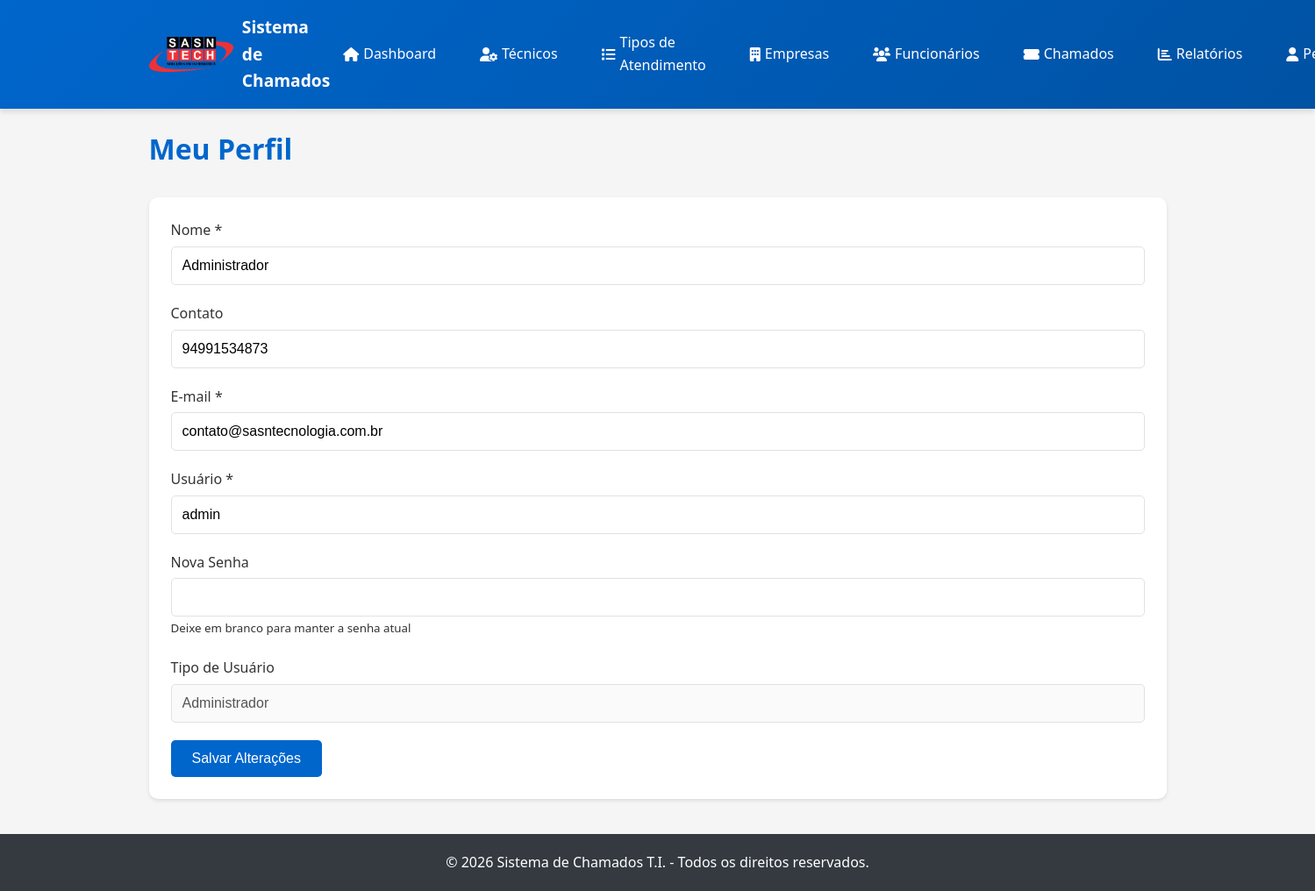
The app's page /perfil.php (signed in) with its own data.
### tables this page shows
CREATE TABLE `usuarios` (
  `id` int(11) NOT NULL,
  `nome` varchar(255) NOT NULL,
  `contato` varchar(50) DEFAULT NULL,
  `email` varchar(255) NOT NULL,
  `usuario` varchar(100) NOT NULL,
  `senha` varchar(255) NOT NULL,
  `tipo` enum('admin','tecnico','funcionario') NOT NULL,
  `empresa_id` int(11) DEFAULT NULL,
  `ativo` tinyint(1) DEFAULT 1,
  `created_at` timestamp NOT NULL DEFAULT current_timestamp(),
  `updated_at` timestamp NOT NULL DEFAULT current_timestamp() ON UPDATE current_timestamp()
);

### config/functions.php (called while the page is built, shortened)
<?php
function getCurrentUser() {
    $db = Database::getInstance()->getConnection();
    $stmt = $db->prepare("SELECT * FROM usuarios WHERE id = ?");
    $stmt->execute([$_SESSION['user_id']]);
    return $stmt->fetch();
}

### perfil.php (the view, shortened to what this page needs)
<?php
$user = getCurrentUser();
include 'includes/header.php';
?>
<div class="page-header">
    <h1>Meu Perfil</h1>
</div>
<div class="card">
    <form method="POST">
        <div class="form-group">
            <label for="nome">Nome *</label>
            <input type="text" id="nome" name="nome" class="form-control" value="<?php echo htmlspecialchars($user['nome']); ?>" required>
        </div>
        <div class="form-group">
            <label for="contato">Contato</label>
            <input type="text" id="contato" name="contato" class="form-control" value="<?php echo htmlspecialchars($user['contato'] ?? ''); ?>">
        </div>
        <div class="form-group">
            <label for="email">E-mail *</label>
            <input type="email" id="email" name="email" class="form-control" value="<?php echo htmlspecialchars($user['email']); ?>" required>
        </div>
        <div class="form-group">
            <label for="usuario">Usuário *</label>
            <input type="text" id="usuario" name="usuario" class="form-control" value="<?php echo htmlspecialchars($user['usuario']); ?>" required>
        </div>
        <div class="form-group">
            <label for="senha">Nova Senha</label>
            <input type="password" id="senha" name="senha" class="form-control">
            <small class="text-muted">Deixe em branco para manter a senha atual</small>
        </div>
        <div class="form-group">
            <label>Tipo de Usuário</label>
            <input type="text" class="form-control" value="<?php
                echo $user['tipo'] === 'admin' ? 'Administrador' :
                    ($user['tipo'] === 'tecnico' ? 'Técnico' : 'Funcionário');
            ?>" disabled>
        </div>
        <div class="actions">
            <button type="submit" class="btn btn-primary">Salvar Alterações</button>
        </div>
    </form>
</div>
<?php include 'includes/footer.php'; ?>

### assets/css/style.css (style rules this page uses)
:root { --primary-color: #0066cc; --primary-dark: #0052a3; --primary-light: #3385d6; --secondary-color: #00a859; --secondary-dark: #008547; --danger-color: #dc3545; --warning-color: #ffc107; --success-color: #28a745; --info-color: #17a2b8; --dark-color: #343a40; --light-color: #f8f9fa; --border-color: #dee2e6; --text-color: #333; --text-muted: #6c757d; --white: #ffffff; --shadow: 0 2px 4px rgba(0,0,0,0.1); --shadow-lg: 0 4px 6px rgba(0,0,0,0.1); }
* { margin: 0; padding: 0; box-sizing: border-box; }
body { font-family: 'Segoe UI', Tahoma, Geneva, Verdana, sans-serif; background-color: #f5f5f5; color: var(--text-color); line-height: 1.6; }
.form-group { margin-bottom: 20px; }
.form-group label { display: block; margin-bottom: 5px; color: var(--text-color); font-weight: 500; }
.form-control { width: 100%; padding: 12px; border: 1px solid var(--border-color); border-radius: 5px; font-size: 1rem; transition: border-color 0.3s; }
.btn { padding: 12px 24px; border: none; border-radius: 5px; font-size: 1rem; cursor: pointer; transition: all 0.3s; text-decoration: none; display: inline-block; text-align: center; }
.btn-primary { background-color: var(--primary-color); color: var(--white); }
.card { background: var(--white); border-radius: 10px; box-shadow: var(--shadow); padding: 25px; margin-bottom: 20px; }
.page-header { display: flex; justify-content: space-between; align-items: center; margin-bottom: 30px; }
.page-header h1 { color: var(--primary-color); margin: 0; }
.actions { display: flex; gap: 10px; flex-wrap: wrap; }

### records on screen
usuarios: nome "Administrador", contato "94991534873", email "contato@sasntecnologia.com.br", usuario "admin", tipo "Administrador"
